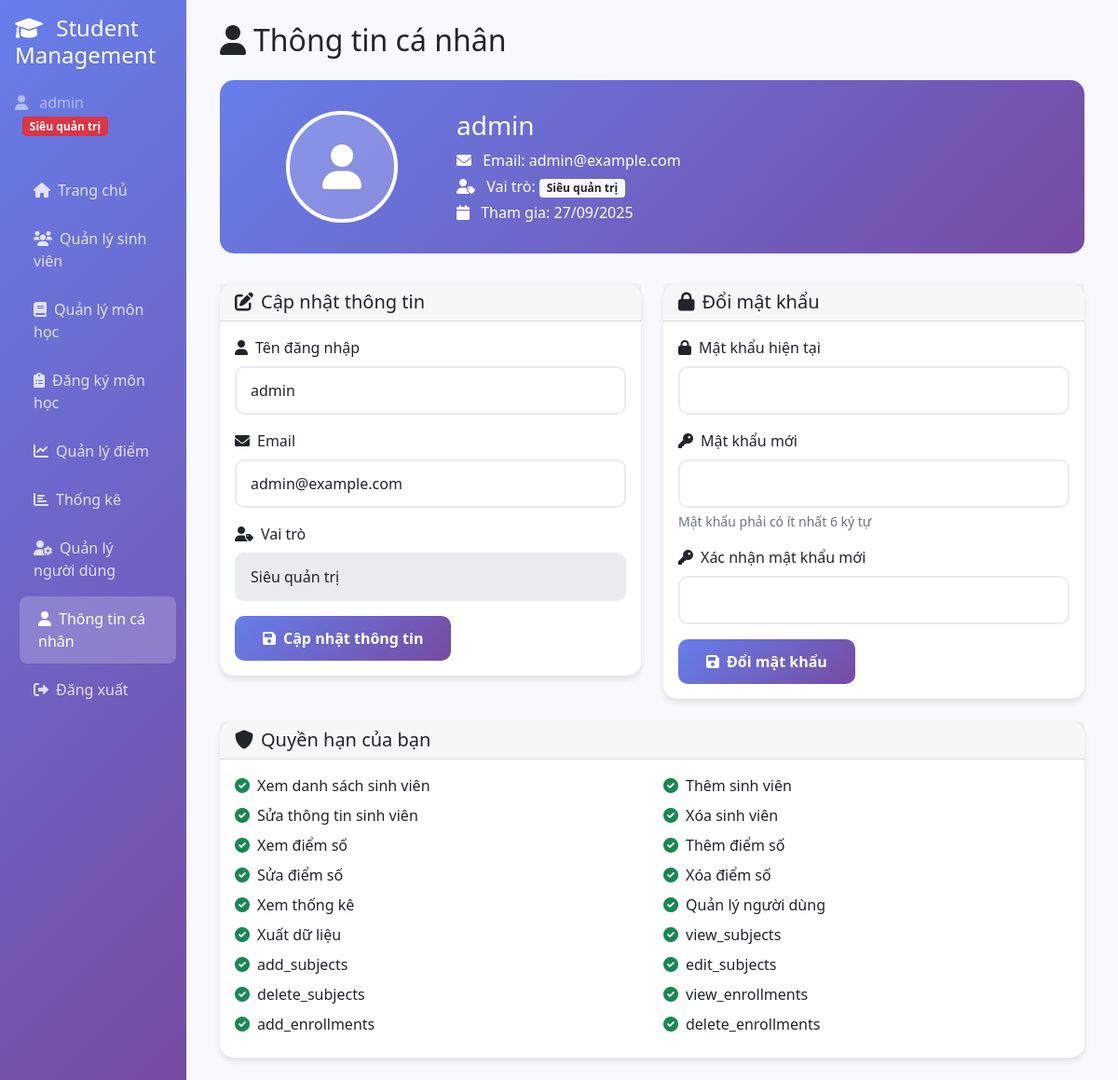
The page /public/profile.php (signed in) on the database as committed earlier.
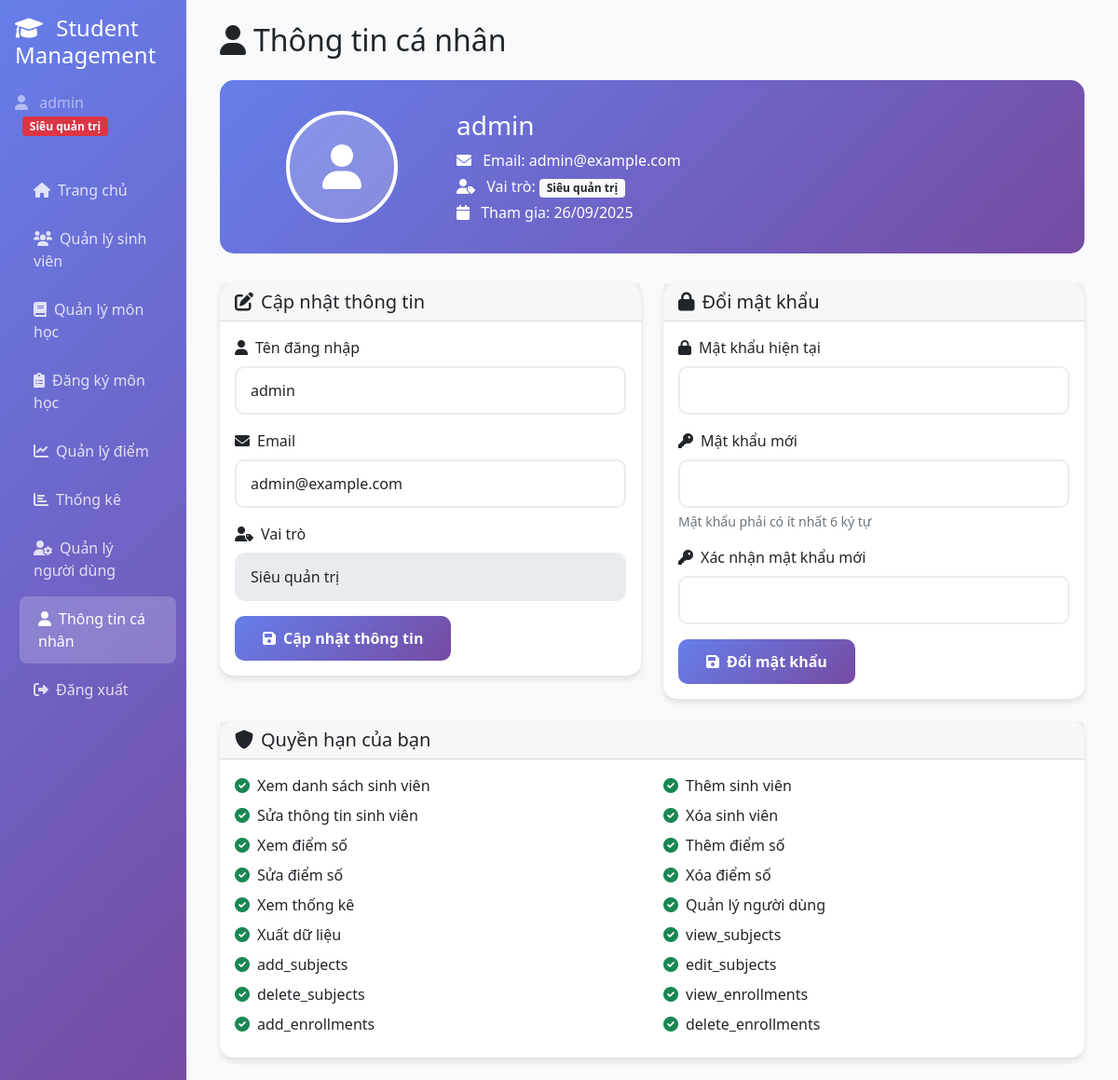
The same page on the database as committed later.
### tables this page shows
CREATE TABLE IF NOT EXISTS `users` (
  `id` int(11) NOT NULL AUTO_INCREMENT,
  `username` varchar(50) NOT NULL,
  `password` varchar(64) NOT NULL,
  `email` varchar(100) DEFAULT NULL,
  `role` enum('superadmin','admin','teacher','student') DEFAULT 'student',
  `created_at` timestamp NOT NULL DEFAULT current_timestamp(),
  PRIMARY KEY (`id`),
  UNIQUE KEY `username` (`username`),
  KEY `idx_users_username` (`username`),
  KEY `idx_users_email` (`email`)
);

### authController.php (called while the page is built, shortened)
<?php
require_once 'config/db.php';
require_once 'utils.php';
class AuthController
{
    private $conn;
    public function __construct()
    {
        $database = new Database();
        $this->conn = $database->getConnection();
    }
    public function getUserById($id)
    {
        $query = "SELECT id, username, email, role, created_at FROM users WHERE id = :id";
        $stmt = $this->conn->prepare($query);
        $stmt->bindParam(':id', $id);
        $stmt->execute();
        return $stmt->fetch(PDO::FETCH_ASSOC);
    }
}

### config/db.php (called while the page is built, shortened)
<?php
class Database {
    private $host = 'localhost';
    private $db_name = 'student_management';
    private $username = 'root';
    private $password = '';
    public function getConnection() {
        $this->conn = null;
        try {
            $host = trim($this->host);
            $db_name = trim($this->db_name);
            $username = trim($this->username);
            $password = trim($this->password);
            $dsn = "mysql:host=" . $host . ";dbname=" . $db_name . ";charset=utf8mb4";
            $this->conn = new PDO($dsn, $username, $password);
            $this->conn->setAttribute(PDO::ATTR_ERRMODE, PDO::ERRMODE_EXCEPTION);
            $this->conn->setAttribute(PDO::ATTR_DEFAULT_FETCH_MODE, PDO::FETCH_ASSOC);
            $this->conn->exec("SET NAMES utf8mb4 COLLATE utf8mb4_unicode_ci");
        } catch(PDOException $exception) {
            $error_msg = "Lỗi kết nối CSDL: " . $exception->getMessage();
            if (strpos($exception->getMessage(), 'Access denied') !== false) {
                $error_msg .= "\n\n⚠️ LƯU Ý: Kiểm tra lại:\n";
                $error_msg .= "- Database name: '" . $this->db_name . "' (có thể có dấu cách thừa)\n";
                $error_msg .= "- Username: '" . $this->username . "'\n";
                $error_msg .= "- Host: '" . $this->host . "'\n";
                $error_msg .= "- Đảm bảo database đã được tạo trên hosting\n";
            }
            echo $error_msg;
        }
        return $this->conn;
    }
}
?>

### utils.php (called while the page is built, shortened)
<?php
function getRolePermissions($role)
{
    $permissions = [
        'student' => [
            PERMISSION_VIEW_STUDENTS,
            PERMISSION_VIEW_SCORES
        ],
        'teacher' => [
            PERMISSION_VIEW_STUDENTS,
            PERMISSION_ADD_STUDENTS,
            PERMISSION_EDIT_STUDENTS,
            PERMISSION_VIEW_SCORES,
            PERMISSION_ADD_SCORES,
            PERMISSION_EDIT_SCORES,
            PERMISSION_VIEW_STATISTICS,
            PERMISSION_EXPORT_DATA,
            PERMISSION_VIEW_SUBJECTS,
            PERMISSION_VIEW_ENROLLMENTS,
            PERMISSION_ADD_ENROLLMENTS
        ],
        'admin' => [
            PERMISSION_VIEW_STUDENTS,
            PERMISSION_ADD_STUDENTS,
            PERMISSION_EDIT_STUDENTS,
            PERMISSION_DELETE_STUDENTS,
            PERMISSION_VIEW_SCORES,
            PERMISSION_ADD_SCORES,
            PERMISSION_EDIT_SCORES,
            PERMISSION_DELETE_SCORES,
            PERMISSION_VIEW_STATISTICS,
            PERMISSION_EXPORT_DATA,
            PERMISSION_VIEW_SUBJECTS,
            PERMISSION_ADD_SUBJECTS,
            PERMISSION_EDIT_SUBJECTS,
            PERMISSION_DELETE_SUBJECTS,
            PERMISSION_VIEW_ENROLLMENTS,
            PERMISSION_ADD_ENROLLMENTS,
            PERMISSION_DELETE_ENROLLMENTS
        ],
        'superadmin' => [
            PERMISSION_VIEW_STUDENTS,
            PERMISSION_ADD_STUDENTS,
            PERMISSION_EDIT_STUDENTS,
            PERMISSION_DELETE_STUDENTS,
            PERMISSION_VIEW_SCORES,
            PERMISSION_ADD_SCORES,
            PERMISSION_EDIT_SCORES,
            PERMISSION_DELETE_SCORES,
            PERMISSION_VIEW_STATISTICS,
            PERMISSION_MANAGE_USERS,
            PERMISSION_EXPORT_DATA,
            PERMISSION_VIEW_SUBJECTS,
            PERMISSION_ADD_SUBJECTS,
            PERMISSION_EDIT_SUBJECTS,
            PERMISSION_DELETE_SUBJECTS,
            PERMISSION_VIEW_ENROLLMENTS,
            PERMISSION_ADD_ENROLLMENTS,
            PERMISSION_DELETE_ENROLLMENTS
        ]
    ];
    return $permissions[$role] ?? [];
}
function getRoleDisplayName($role)
{
    $roleNames = [
        'student' => 'Sinh viên',
        'teacher' => 'Giảng viên',
        'admin' => 'Quản trị viên',
        'superadmin' => 'Siêu quản trị'
    ];
    return $roleNames[$role] ?? 'Không xác định';
}
function formatDate($date)
{
    return date('d/m/Y', strtotime($date));
}

### public/profile.php (the view, shortened to what the changed rows need)
<?php
require_once '../utils.php';
require_once '../authController.php';
$authController = new AuthController();
$user = $authController->getUserById($_SESSION['user_id']);
?>
<!DOCTYPE html>
<html lang="vi">
<head>
    <link href="https://cdn.jsdelivr.net/npm/bootstrap@5.1.3/dist/css/bootstrap.min.css" rel="stylesheet">
    <link href="https://cdnjs.cloudflare.com/ajax/libs/font-awesome/6.0.0/css/all.min.css" rel="stylesheet">
</head>
<body>
    <div class="container-fluid">
        <div class="row">
            <div class="col-md-9 col-lg-10 main-content">
                <div class="p-4">
                    <div class="d-flex justify-content-between align-items-center flex-wrap gap-3 mb-4">
                        <div class="d-flex align-items-center gap-3">
                            <h2 class="mb-0"><i class="fas fa-user me-2"></i>Thông tin cá nhân</h2>
                        </div>
                    </div>
                    <div class="profile-header">
                        <div class="row align-items-center">
                            <div class="col-md-9">
                                <h3 class="mb-2"><?php echo htmlspecialchars($user['username']); ?></h3>
                                <p class="mb-1">
                                    <i class="fas fa-envelope me-2"></i>
                                    Email: <?php echo htmlspecialchars($user['email']); ?>
                                </p>
                                <p class="mb-1">
                                    <i class="fas fa-user-tag me-2"></i>
                                    Vai trò:
                                    <span class="badge bg-light text-dark">
                                        <?php echo getRoleDisplayName($user['role']); ?>
                                    </span>
                                </p>
                                <p class="mb-0">
                                    <i class="fas fa-calendar me-2"></i>
                                    Tham gia: <?php echo formatDate($user['created_at']); ?>
                                </p>
                            </div>
                        </div>
                    </div>
                    <div class="row">
                        <div class="col-md-6 mb-4">
                            <div class="card">
                                <div class="card-body">
                                    <form method="POST">
                                        <div class="mb-3">
                                            <label for="username" class="form-label">
                                                <i class="fas fa-user me-2"></i>Tên đăng nhập
                                            </label>
                                            <input type="text" class="form-control" id="username" name="username"
                                                   value="<?php echo htmlspecialchars($user['username']); ?>" required>
                                        </div>
                                        <div class="mb-3">
                                            <label for="email" class="form-label">
                                                <i class="fas fa-envelope me-2"></i>Email
                                            </label>
                                            <input type="email" class="form-control" id="email" name="email"
                                                   value="<?php echo htmlspecialchars($user['email']); ?>" required>
                                        </div>
                                        <div class="mb-3">
                                            <label class="form-label">
                                                <i class="fas fa-user-tag me-2"></i>Vai trò
                                            </label>
                                            <input type="text" class="form-control"
                                                   value="<?php echo getRoleDisplayName($user['role']); ?>" readonly>
                                        </div>
                                    </form>
                                </div>
                            </div>
                        </div>
                    </div>
                    <div class="card">
                        <div class="card-body">
                            <div class="row">
                                <?php
                                $permissions = getRolePermissions($user['role']);
                                $permissionNames = [
                                    PERMISSION_VIEW_STUDENTS => 'Xem danh sách sinh viên',
                                    PERMISSION_ADD_STUDENTS => 'Thêm sinh viên',
                                    PERMISSION_EDIT_STUDENTS => 'Sửa thông tin sinh viên',
                                    PERMISSION_DELETE_STUDENTS => 'Xóa sinh viên',
                                    PERMISSION_VIEW_SCORES => 'Xem điểm số',
                                    PERMISSION_ADD_SCORES => 'Thêm điểm số',
                                    PERMISSION_EDIT_SCORES => 'Sửa điểm số',
                                    PERMISSION_DELETE_SCORES => 'Xóa điểm số',
                                    PERMISSION_VIEW_STATISTICS => 'Xem thống kê',
                                    PERMISSION_MANAGE_USERS => 'Quản lý người dùng',
                                    PERMISSION_EXPORT_DATA => 'Xuất dữ liệu'
                                ];
                                foreach ($permissions as $permission): ?>
                                <div class="col-md-6 mb-2">
                                    <div class="d-flex align-items-center">
                                        <i class="fas fa-check-circle text-success me-2"></i>
                                        <span><?php echo $permissionNames[$permission] ?? $permission; ?></span>
                                    </div>
                                </div>
                                <?php endforeach; ?>
                            </div>
                        </div>
                    </div>
                </div>
            </div>
        </div>
    </div>
</body>
</html>

Rows that differ between the two databases and show on the page:
changed users "admin": created_at "27/09/2025" → "26/09/2025"
